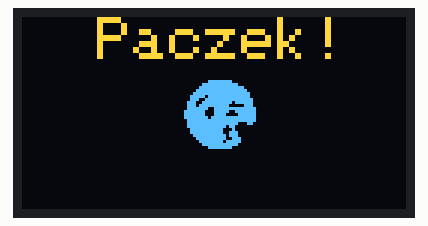
Simulated run of this sketch. Board: Arduino Uno, built with avr-gcc and run on an emulated ATmega328P. Shown: 128×64 one-colour display. The OLED is the two-colour kind (top 16 rows yellow).

Above: at 2.1 s.

The sketch:

napis_na_oled.ino
```cpp
#include <Wire.h>
#include <Adafruit_GFX.h>
#include <Adafruit_SSD1306.h>

#define SCREEN_WIDTH 128 // OLED display width, in pixels
#define SCREEN_HEIGHT 64 // OLED display height, in pixels

// Declaration for an SSD1306 display connected to I2C (SDA, SCL pins)
Adafruit_SSD1306 display(SCREEN_WIDTH, SCREEN_HEIGHT, &Wire, -1);

const unsigned char myBitmap [] PROGMEM = {
  // 'Blow_Kiss_Emoji_large, 25x25px
  0x00, 0x00, 0x00, 0x00, 0x00, 0xff, 0x00, 0x00, 0x03, 0xff, 0xc0, 0x00, 0x07, 0xff, 0xf0, 0x00,
  0x0f, 0xff, 0xf8, 0x00, 0x1f, 0xff, 0xfc, 0x00, 0x3e, 0xff, 0xfc, 0x00, 0x39, 0xff, 0xfe, 0x00,
  0x73, 0xff, 0x7e, 0x00, 0x77, 0xfe, 0x0e, 0x00, 0x7f, 0x3f, 0xff, 0x00, 0xfe, 0x3e, 0x7f, 0x00,
  0xfe, 0x3c, 0x3f, 0x00, 0xff, 0x7f, 0xff, 0x00, 0x7f, 0xff, 0xff, 0x00, 0x7f, 0xff, 0xc6, 0x00,
  0x7f, 0xfd, 0x80, 0x00, 0x3f, 0xf8, 0x80, 0x00, 0x3f, 0xf9, 0xc0, 0x00, 0x1f, 0xfd, 0xc0, 0x00,
  0x0f, 0xfc, 0xe0, 0x00, 0x07, 0xfb, 0xe0, 0x00, 0x03, 0xff, 0xc0, 0x00, 0x00, 0xff, 0x00, 0x00,
  0x00, 0x00, 0x00, 0x00
};

byte customChar[8] ={
                      B00000,
                      B01110,
                      B00001,
                      B01111,
                      B10001,
                      B01111,
                      B00010,
                      B00001
                     };

void setup() {
  Serial.begin(9600);

  if(!display.begin(SSD1306_SWITCHCAPVCC, 0x3C)) { // Address 0x3D for 128x64
    Serial.println(F("SSD1306 allocation failed"));
    for(;;);
  }
  delay(2000);
  display.clearDisplay();
  display.setTextSize(2);
  display.setTextColor(WHITE, BLACK);
  display.setCursor(25, 0);
  display.println("Paczek!");
  // Display static text
  //display.print("P");
  //display.drawBitmap(31, 0, customChar, 5, 8, WHITE);
  //display.setCursor(37, 0);
  //display.print("czek!");
  display.drawBitmap(54, 20, myBitmap, 25, 25, WHITE); // display.drawBitmap(x position, y position, bitmap data, bitmap width, bitmap height, color)
  display.display();
}


void loop() {

}
```
